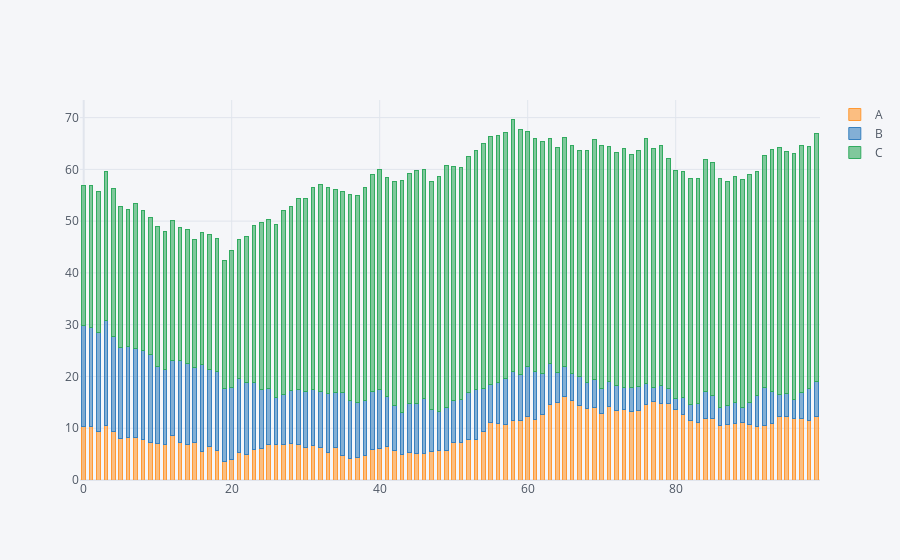

The notebook cell this image was saved under:
### Markdown cell above
Pearl

### Code cell
cf.set_config_file(theme='pearl')
df.iplot(kind='bar', barmode='stack', bargap=0.5)
